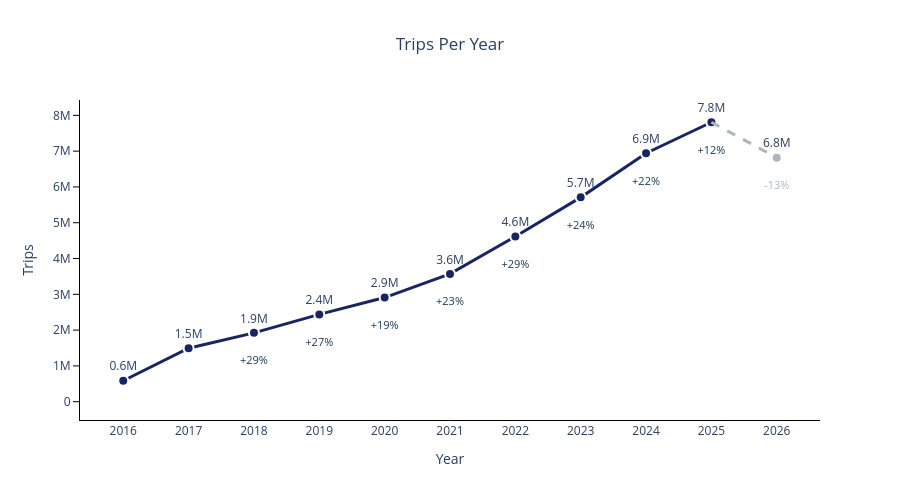

Here is the notebook cell this chart was saved with:
### Code cell
trips_yearly = trips_yearly.assign(yoy_pct_change=lambda d: d['nr_trips'].pct_change())

trips_main = trips_yearly[trips_yearly['year'] <= 2025]
trips_connector = trips_yearly[trips_yearly['year'].isin([2025, 2026])]
trips_last_point = trips_yearly[trips_yearly['year'] == 2026]

trips_pct_offset = (trips_yearly['nr_trips'].max() - trips_yearly['nr_trips'].min()) * 0.09

main_pct_labels = ['' if pd.isna(p) else f"{p:+.0%}" for p in trips_main['yoy_pct_change']]
last_pct_labels = ['' if pd.isna(p) else f"{p:+.0%}" for p in trips_last_point['yoy_pct_change']]

main_yoy_hover = ['' if pd.isna(p) else f"<br><b>YoY change:</b> {p:+.0%}" for p in trips_main['yoy_pct_change']]
last_yoy_hover = ['' if pd.isna(p) else f"<br><b>YoY change:</b> {p:+.0%}" for p in trips_last_point['yoy_pct_change']]

# 2017's YoY % is measured against 2016, a partial (Q3-Q4 only) launch year,
# so it reads as a bogus +155% spike rather than organic growth - blank it,
# same treatment as the cannibalization chart's first point
main_pct_labels[1] = ''
main_yoy_hover[1] = ''

fig_trips_per_year = go.Figure()

fig_trips_per_year.add_trace(go.Scatter(
    x=trips_main['year'],
    y=trips_main['nr_trips'],
    mode='lines+markers+text',
    text=[f"{v/1e6:.1f}M" for v in trips_main['nr_trips']],
    textposition='top center',
    cliponaxis=False,
    line=dict(color="#192562", width=3),
    marker=dict(color='#192562', size=10, line=dict(color='white', width=2)),
    customdata=main_yoy_hover,
    hovertemplate='<b>Year:</b> %{x}<br><b>Value:</b> %{y:,.0f}%{customdata}<extra></extra>',
))

fig_trips_per_year.add_trace(go.Scatter(
    x=trips_connector['year'],
    y=trips_connector['nr_trips'],
    mode='lines',
    line=dict(color='#B0B5BA', width=3, dash='dash'),
    showlegend=False,
    hoverinfo='skip',
))

fig_trips_per_year.add_trace(go.Scatter(
    x=trips_last_point['year'],
    y=trips_last_point['nr_trips'],
    mode='markers+text',
    text=[f"{v/1e6:.1f}M" for v in trips_last_point['nr_trips']],
    textposition='top center',
    cliponaxis=False,
    marker=dict(color='#B0B5BA', size=10, line=dict(color='white', width=2)),
    customdata=last_yoy_hover,
    hovertemplate='<b>Year:</b> %{x}<br><b>Value:</b> %{y:,.0f}%{customdata}<extra></extra>',
    showlegend=False,
))

# YoY % change label under the line, same treatment as the Stations Per Year chart:
# real years in navy, the partial 2026 year in grey to match its muted line/marker
fig_trips_per_year.add_trace(go.Scatter(
    x=trips_main['year'],
    y=trips_main['nr_trips'] - trips_pct_offset,
    mode='text',
    text=main_pct_labels,
    textposition='bottom center',
    cliponaxis=False,
    textfont=dict(color='#1B3A5C', size=11),
    hoverinfo='skip',
    showlegend=False,
))

fig_trips_per_year.add_trace(go.Scatter(
    x=trips_last_point['year'],
    y=trips_last_point['nr_trips'] - trips_pct_offset,
    mode='text',
    text=last_pct_labels,
    textposition='bottom center',
    cliponaxis=False,
    textfont=dict(color='#B0B5BA', size=11),
    hoverinfo='skip',
    showlegend=False,
))

fig_trips_per_year.update_layout(
    title=dict(text='Trips Per Year', x=0.5),
    xaxis=dict(title='Year', tickmode='array', showgrid=False, showline=True, linecolor='black',tickvals=stations_yearly['year']),
    yaxis=dict(title='Trips', showgrid=False, showline=True, linecolor='black',  dtick=1000000, ticks='outside', ticklen=6, tickcolor='black'),
    showlegend=False,
    hoverlabel=dict(bgcolor='#FFF8E7', bordercolor='#D9A440', font=dict(color='#1a1a1a', size=13)),
    plot_bgcolor='white',
    paper_bgcolor='white',
    autosize=True,
    margin=dict(t=100),
)

fig_trips_per_year

### Figure 1 — Plotly figure (JSON) as saved in the notebook; plotly's stock layout.template omitted (floating-point values rounded to 4 significant figures)
{"data": [{"cliponaxis": false, "customdata": ["", "", "<br><b>YoY change:</b> +29%", "<br><b>YoY change:</b> +27%", "<br><b>YoY change:</b> +19%", "<br><b>YoY change:</b> +23%", "<br><b>YoY change:</b> +29%", "<br><b>YoY change:</b> +24%", "<br><b>YoY change:</b> +22%", "<br><b>YoY change:</b> +12%"], "hovertemplate": "<b>Year:</b> %{x}<br><b>Value:</b> %{y:,.0f}%{customdata}<extra></extra>", "line": {"color": "#192562", "width": 3}, "marker": {"color": "#192562", "line": {"color": "white", "width": 2}, "size": 10}, "mode": "lines+markers+text", "text": ["0.6M", "1.5M", "1.9M", "2.4M", "2.9M", "3.6M", "4.6M", "5.7M", "6.9M", "7.8M"], "textposition": "top center", "type": "scatter", "x": [2016, 2017, 2018, 2019, 2020, 2021, 2022, 2023, 2024, 2025], "y": [585530, 1492366, 1922955, 2439448, 2909384, 3569606, 4615878, 5708745, 6942221, 7807041]}, {"hoverinfo": "skip", "line": {"color": "#B0B5BA", "dash": "dash", "width": 3}, "mode": "lines", "showlegend": false, "type": "scatter", "x": [2025, 2026], "y": [7807041, 6818492]}, {"cliponaxis": false, "customdata": ["<br><b>YoY change:</b> -13%"], "hovertemplate": "<b>Year:</b> %{x}<br><b>Value:</b> %{y:,.0f}%{customdata}<extra></extra>", "marker": {"color": "#B0B5BA", "line": {"color": "white", "width": 2}, "size": 10}, "mode": "markers+text", "showlegend": false, "text": ["6.8M"], "textposition": "top center", "type": "scatter", "x": [2026], "y": [6818492]}, {"cliponaxis": false, "hoverinfo": "skip", "mode": "text", "showlegend": false, "text": ["", "", "+29%", "+27%", "+19%", "+23%", "+29%", "+24%", "+22%", "+12%"], "textfont": {"color": "#1B3A5C", "size": 11}, "textposition": "bottom center", "type": "scatter", "x": [2016, 2017, 2018, 2019, 2020, 2021, 2022, 2023, 2024, 2025], "y": [-64410.0, 842400.0, 1273000.0, 1790000.0, 2259000.0, 2920000.0, 3966000.0, 5059000.0, 6292000.0, 7157000.0]}, {"cliponaxis": false, "hoverinfo": "skip", "mode": "text", "showlegend": false, "text": ["-13%"], "textfont": {"color": "#B0B5BA", "size": 11}, "textposition": "bottom center", "type": "scatter", "x": [2026], "y": [6169000.0]}], "layout": {"autosize": true, "height": 500, "hoverlabel": {"bgcolor": "#FFF8E7", "bordercolor": "#D9A440", "font": {"color": "#1a1a1a", "size": 13}}, "margin": {"t": 100}, "paper_bgcolor": "white", "plot_bgcolor": "white", "showlegend": false, "title": {"text": "Trips Per Year", "x": 0.5}, "xaxis": {"linecolor": "black", "showgrid": false, "showline": true, "tickmode": "array", "tickvals": [2016, 2017, 2018, 2019, 2020, 2021, 2022, 2023, 2024, 2025, 2026], "title": {"text": "Year"}}, "yaxis": {"dtick": 1000000, "linecolor": "black", "showgrid": false, "showline": true, "tickcolor": "black", "ticklen": 6, "ticks": "outside", "title": {"text": "Trips"}}}}
